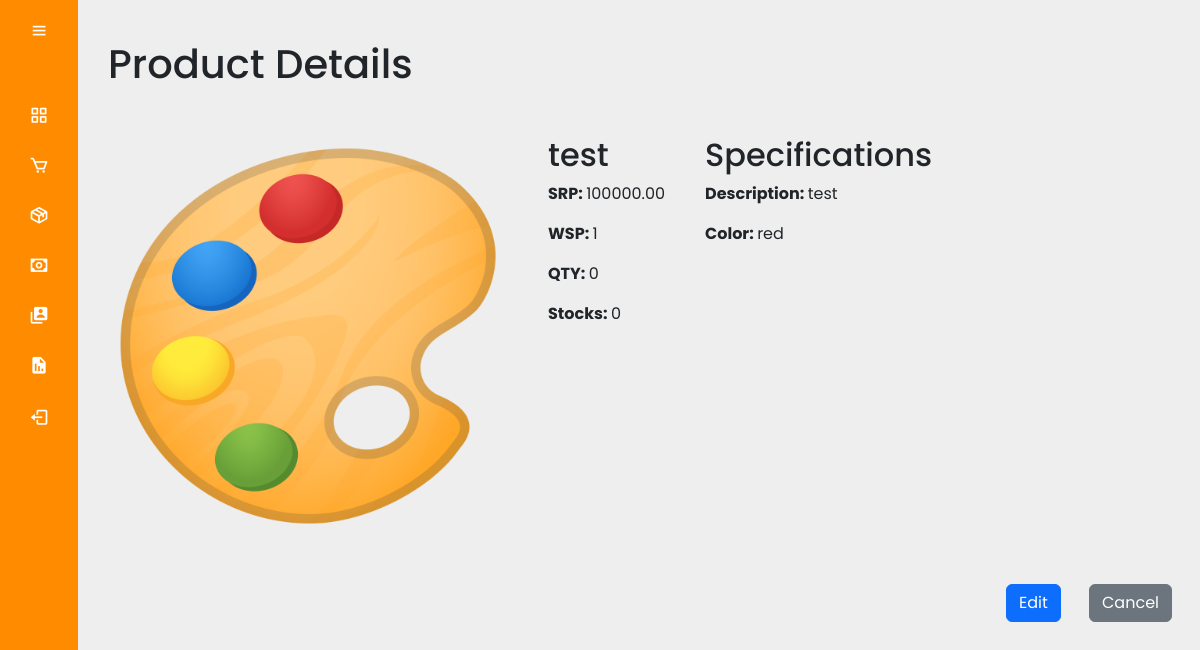
Screenshot of /admin/product_details.php?product_id=14 (signed in) with the database file from the repository.
### tables this page shows
CREATE TABLE `products` (
  `product_id` int(11) NOT NULL,
  `product_name` varchar(100) NOT NULL,
  `product_category` varchar(100) NOT NULL,
  `product_description` varchar(255) NOT NULL,
  `product_image` varchar(255) NOT NULL,
  `product_image2` varchar(255) NOT NULL,
  `product_image3` varchar(255) NOT NULL,
  `product_image4` varchar(255) NOT NULL,
  `product_price` decimal(8,2) NOT NULL,
  `product_special_offer` int(2) NOT NULL,
  `product_color` text NOT NULL,
  `product_size` varchar(250) NOT NULL,
  `product_quantity` int(11) NOT NULL
);

### admin/product_details.php (the view, shortened to what this page needs)
<?php include('header.php'); ?>
<?php
    $product_id = $_GET['product_id'];
    $stmt = $conn->prepare("SELECT * FROM products WHERE product_id = ?");
    $stmt->bind_param("i", $product_id);
    $stmt->execute();
    $result = $stmt->get_result();
    $product = $result->fetch_assoc();
?>
<?php include('security.php');
include('sidemenu.php'); ?>
<link rel="stylesheet" type="text/css" href="admin_style.css">
<div class="main-content">
    <div class="container-fluid">
        <h1 class="my-4">Product Details</h1>
        <div class="product-details-container mt-5">
            <div class="product-image">
                <img src="<?php echo "../assets/imgs/".$product['product_image']; ?>" alt="Product Image" class="img-fluid">
            </div>
            <div class="product-info">
                <div class="product-details">
                    <h2><?php echo $product['product_name']; ?></h2>
                    <div class="product-info-box">
                        <p class="product-price"><strong>SRP: </strong><?php echo $product['product_price']; ?></p>
                        <p class="product-price"><strong>WSP: </strong><?php echo $product['product_special_offer']; ?></p>
                        <p class="product-quantity"><strong>QTY: </strong><?php echo $product['product_quantity']; ?></p>
                        <p class="product-quantity"><strong>Stocks: </strong><?php echo $product['product_quantity']; ?></p>
                    </div>
                </div>
                <div class="specifications-box">
                    <h2>Specifications</h2>
                    <p><strong>Description: </strong><?php echo $product['product_description']; ?></p>
                    <p><strong>Color: </strong><?php echo $product['product_color']; ?></p>
                </div>
            </div>
        </div>
        <div class="buttons-container mt-5" style="float: right;">
                    <a href="edit_product.php?product_id=<?php echo $product['product_id']; ?>" class="btn btn-primary me-4">Edit</a>
                    <a href="inventory.php" class="btn btn-secondary">Cancel</a>
        </div>
    </div>
</div>

### assets/css/admin_style.css (style rules this page uses)
* { margin: 0; padding: 0; box-sizing: border-box; font-family: 'Poppins', sans-serif; }
body { background-color: #eee; }
.main-content { position: relative; min-height: 100vh; top: 0; left: 80px; transition: all 0.5s ease; width: calc(100% - 80px); padding: 1rem; }
.product-details-container { display: flex; flex-direction: row; }
.product-image { height: 400px; width: 400px; margin-right: 40px; }
.product-info { display: flex; flex-direction: row; }
.product-details { margin-right: 40px; }

### rows the page displays
products: product_image (picture), product_name "test", product_price "100000.00", product_special_offer "1", product_quantity "0", product_description "test", product_color "red"
